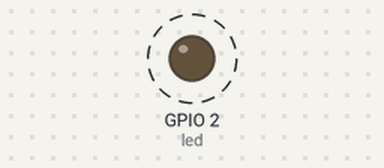
A sketch run on a simulated ESP8266 (NodeMCU). Parts: output pins drawn as LEDs (lit = HIGH). Dashed ring = blinking. WiFi joins after 1.5 s; servers stay silent unless stated; what the sketch prints to the serial monitor is not drawn.

Above: at 1.56 s.
Timing chart, 0 to 4.5 s (numbered marks = the images above):
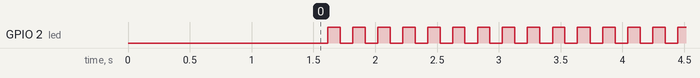

The sketch:

nodemcu10.ino
```cpp
#include <ESP8266WiFi.h>
#include <ESP8266WiFiMulti.h>
#include <ArduinoOTA.h>

ESP8266WiFiMulti wifiMulti;

const byte led = 2;
unsigned long T0 = millis();
const unsigned long interval = 100;

const char* ssid = "MahathirSayeed";
const char* password = "e569874123";

void setup(){
  Serial.begin(115200);
  delay(10);
  Serial.println('\n');

  wifiMulti.addAP(ssid,password);

  Serial.print("Connecting...");
  while(wifiMulti.run()!=WL_CONNECTED){
    delay(20);
    Serial.print('.');
  }

  Serial.println('\n');
  Serial.print("Connected to ");
  Serial.println(WiFi.SSID());
  Serial.print("IP Address:\t");
  Serial.println(WiFi.localIP());

  ArduinoOTA.setHostname("ESP8266");
  ArduinoOTA.setPassword("987456321");

  ArduinoOTA.onStart([](){
    Serial.println("Start");
  });

  ArduinoOTA.onEnd([](){
    Serial.println("Start");
  });

  ArduinoOTA.onProgress([](unsigned int progress, unsigned int total){
    Serial.printf("Progress: %u%%\r",(progress/(total/100)));
  });
  ArduinoOTA.onError([](ota_error_t error){
    Serial.printf("Error[%u]: ",error);
    if (error == OTA_AUTH_ERROR) Serial.println("Authorization Failed");
    else if (error == OTA_BEGIN_ERROR) Serial.println("Begin Failed");
    else if (error == OTA_CONNECT_ERROR) Serial.println("Connection Failed");
    else if (error == OTA_RECEIVE_ERROR) Serial.println("Receive Failed");
    else if (error == OTA_END_ERROR) Serial.println("End Failed");
  });
  ArduinoOTA.begin();
  Serial.println("OTA ready");

  pinMode(led,OUTPUT);
  digitalWrite(led,1);
}

void loop(){
  ArduinoOTA.handle();

  unsigned long diff = millis() - T0;
  if(diff>interval){
    digitalWrite(led,!digitalRead(led));
    T0 += diff;
  }
}
```

Measured:
- by itself, GPIO 2 (led): alternates HIGH for 0.10 s and LOW for 0.10 s
